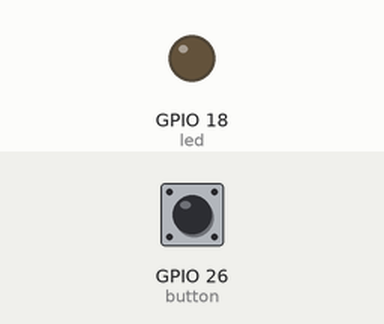
This program was run on a simulated ESP32 board running MicroPython. Parts: output pins drawn as LEDs (lit = HIGH). Inputs (shaded band) come from the test bench; at power-on: GPIO 26 (button) LOW.

Above: at 1.2 s.
1.3 s: GPIO 26 (button) pulled HIGH for 0.15 s
At 1.37 s:
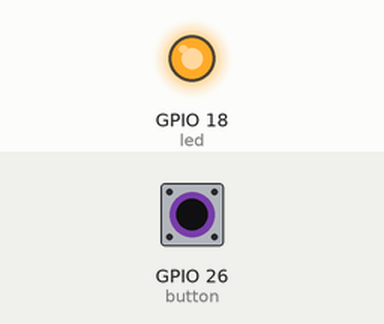
2.9 s: GPIO 26 (button) pulled HIGH for 3.2 s
At 6.4 s:
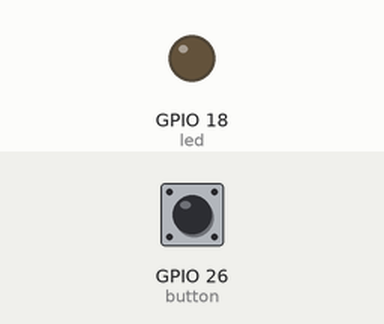
Timing chart, 0 to 7.9 s (numbered marks = the images above; inputs shaded):
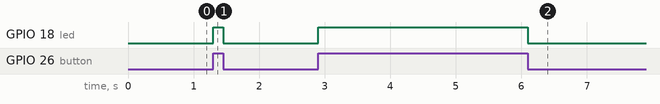

Measured:
- after the input at 1.3 s, GPIO 18 (led): LOW → HIGH at once, → LOW 0.15 s later
- after the input at 2.9 s, GPIO 18 (led): LOW → HIGH at once, → LOW 3.2 s later

The program:

button.py
```python
from machine import Pin

# Configure GPIO pins
led = Pin(18, Pin.OUT)  # LED on GPIO 2
button = Pin(26, Pin.IN)  # Button on GPIO 26

while True:
    # Read button state and set LED state accordingly
    led.value(button.value())  # LED reflects button state
```
